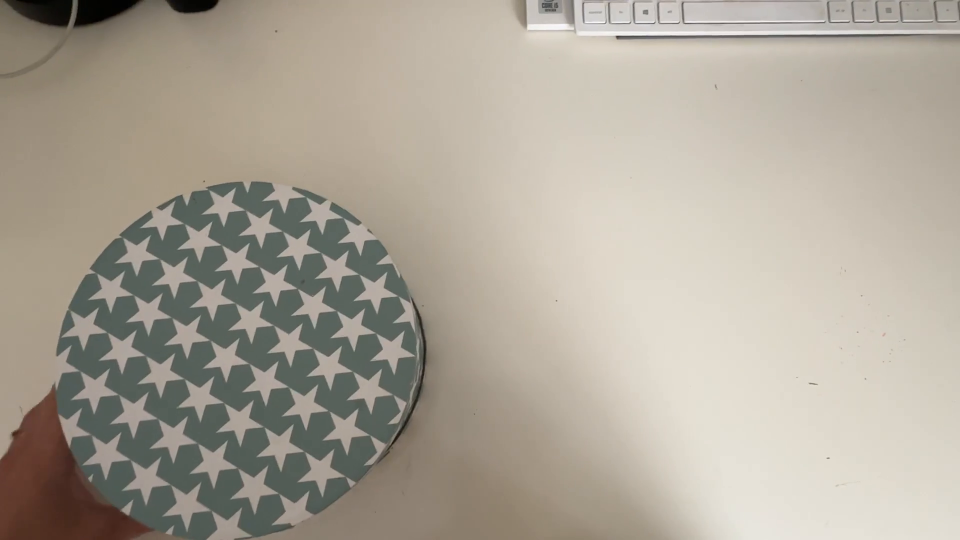
#> input picture frame 22 of data/input_videos/real_fast1.mp4, 1920 x 1080 px, given in place of slow_traffic_small.mp4, which was not available (shown at 1/2 size)
$ jupyter execute P4.ipynb   (text cells are left out)
#> lines starting #> are read from the running program, lines starting #| are printed output that depends on the picture; pictures that were not available may be replaced by others from this repository, and a replacement may not be noted
[cell 1]
import cv2
import numpy as np
import matplotlib.pyplot as plt

# Cargar el vídeo
video_path = "slow_traffic_small.mp4"  # cambia por tu fichero
cap = cv2.VideoCapture(video_path)

# Leer dos frames consecutivos
ret1, frame1 = cap.read()
#> frame1 is the input picture: shape (1080, 1920, 3); mean B, G, R 152, 164.6, 171.8
ret2, frame2 = cap.read()
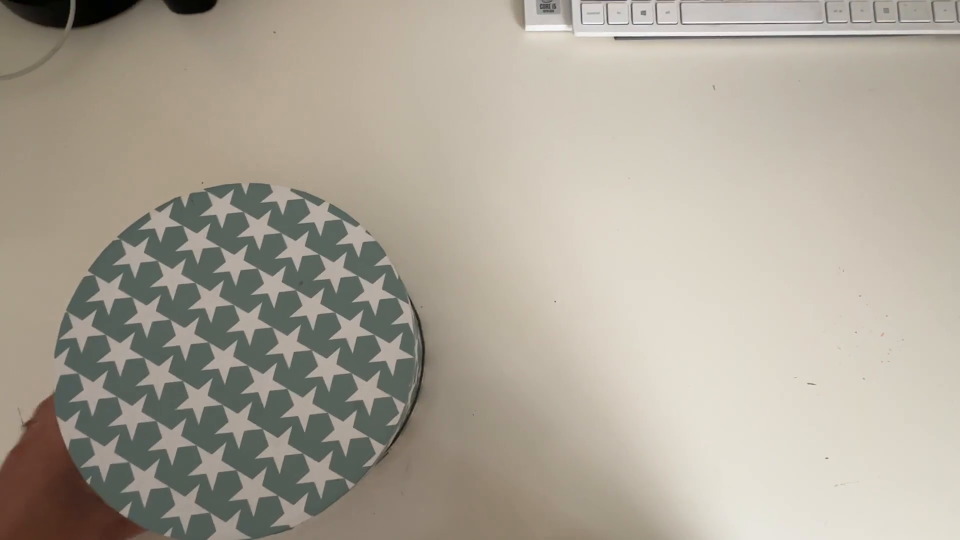
#> input picture frame 23 of data/input_videos/real_fast1.mp4, 1920 x 1080 px, given in place of slow_traffic_small.mp4, which was not available (shown at 1/2 size)
#> frame2 is the input picture: shape (1080, 1920, 3); mean B, G, R 151.8, 164.8, 171.7

if not ret1 or not ret2:
    print("Error al leer el vídeo")
else:
    # Convertir a escala de grises
    gray1 = cv2.cvtColor(frame1, cv2.COLOR_BGR2GRAY)
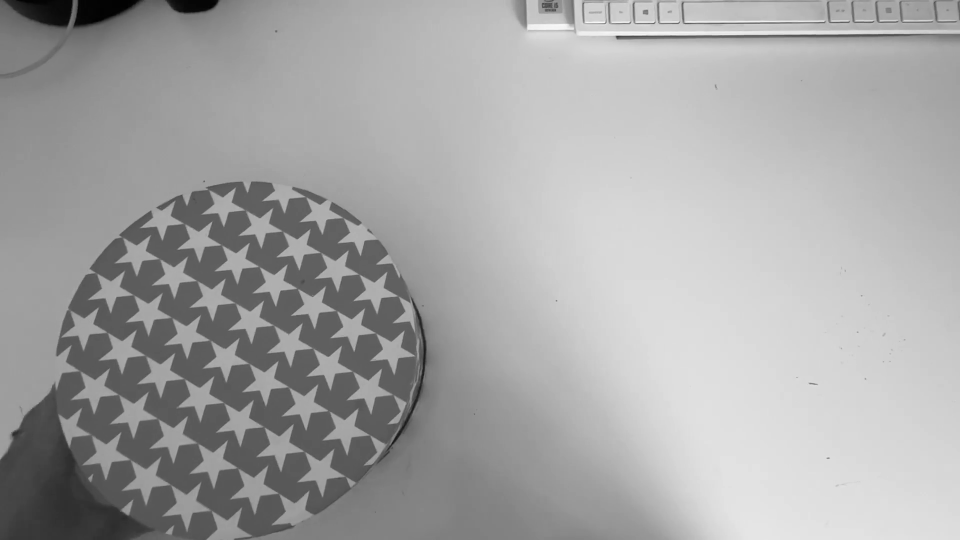
#> gray1: shape (1080, 1920) (shown at 1/2 size); min 1, max 255, mean 165.2
    gray2 = cv2.cvtColor(frame2, cv2.COLOR_BGR2GRAY)
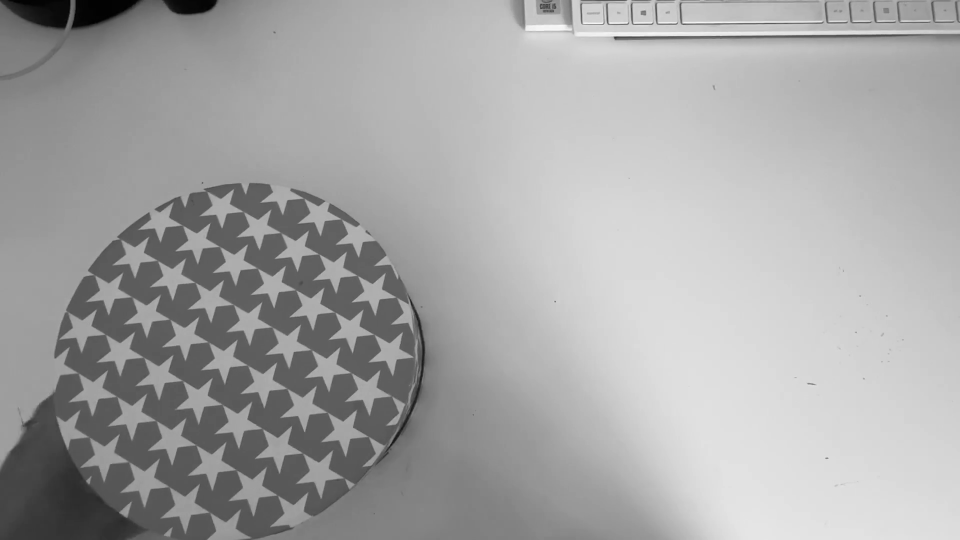
#> gray2: shape (1080, 1920) (shown at 1/2 size); min 0, max 255, mean 165.3

    # Diferencia absoluta
    diff = cv2.subtract(gray1, gray2)
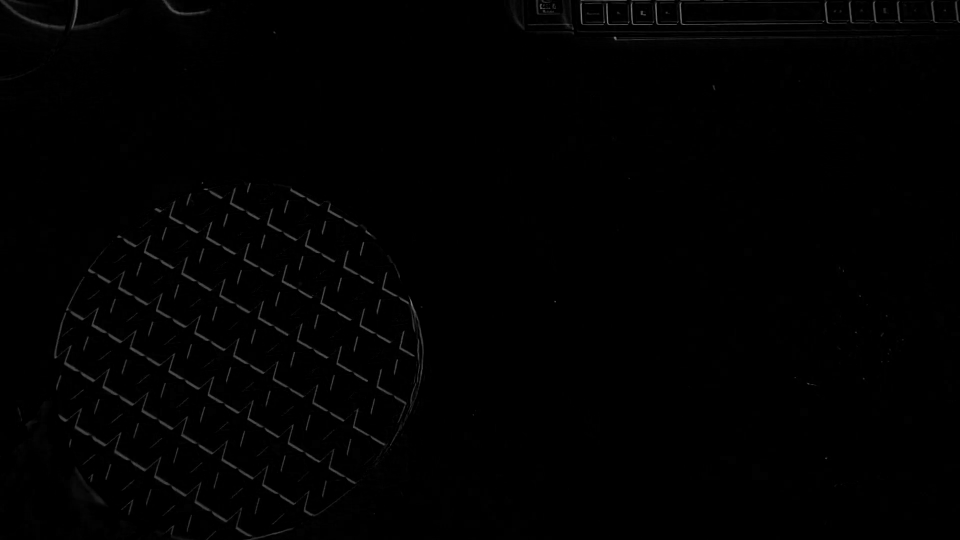
#> diff: shape (1080, 1920) (shown at 1/2 size); min 0, max 149, mean 1.4

    # Mostrar resultados
    plt.figure(figsize=(12,4))

    plt.subplot(1,3,1)
    plt.title("Frame 1")
    plt.imshow(gray1, cmap='gray')
    plt.axis('off')

    plt.subplot(1,3,2)
    plt.title("Frame 2")
    plt.imshow(gray2, cmap='gray')
    plt.axis('off')

    plt.subplot(1,3,3)
    plt.title("Diferencia")
    plt.imshow(diff, cmap='gray')
    plt.axis('off')

    plt.show()

cap.release()

[cell 2]
#TODO

[cell 3]
cap = cv2.VideoCapture(video_path)

# Parámetros para detección de esquinas
feature_params = dict(
    maxCorners=100,
    qualityLevel=0.3,
    minDistance=7,
    blockSize=7
)

# Parámetros de Lucas-Kanade
lk_params = dict(
    winSize=(15,15),
    maxLevel=2,
    criteria=(cv2.TERM_CRITERIA_EPS | cv2.TERM_CRITERIA_COUNT, 10, 0.03)
)

# Leer primer frame
ret, old_frame = cap.read()
old_gray = cv2.cvtColor(old_frame, cv2.COLOR_BGR2GRAY)

# Detectar puntos de interés
p0 = cv2.goodFeaturesToTrack(old_gray, mask=None, **feature_params)
#> p0 = 46 rows, first 8: [1233, 74], [1370, 42], [1210, 45], [1272, 42], [1171, 44], [1321, 42], [1086, 13], [1294, 21]

# Crear máscara para dibujar
mask = np.zeros_like(old_frame)

while True:
    ret, frame = cap.read()
    if not ret:
        break

    frame_gray = cv2.cvtColor(frame, cv2.COLOR_BGR2GRAY)

    # Calcular optical flow
    p1, st, err = cv2.calcOpticalFlowPyrLK(old_gray, frame_gray, p0, None, **lk_params)
#> p1 = 46 rows, first 8: [1229.1, 75.45], [1365.8, 43.33], [1206.1, 46.62], [1268, 43.58], [1167.1, 45.62], [1317.1, 43.4], [1082, 14.82], [1289.7, 22.47]; st = 46 values from 1 to 1; err = 46 values, max 20.43 at index 31, min 0.408 at index 33, mean 3.37

    # Seleccionar buenos puntos
    good_new = p1[st==1]
#> good_new = 46 pairs, first value 177.2 to 1870, second value 5.69 to 915.1
    good_old = p0[st==1]
#> good_old = 46 pairs, first value 181 to 1875, second value 4 to 915

    # Dibujar trayectorias
    for i, (new, old) in enumerate(zip(good_new, good_old)):
        a, b = new.ravel()
        c, d = old.ravel()

        mask = cv2.line(mask, (int(a), int(b)), (int(c), int(d)), (0,255,0), 2)
        frame = cv2.circle(frame, (int(a), int(b)), 5, (0,0,255), -1)
#> this loop made 46 passes
#> (a, b, c, d) on passes 1 to 12: (1229.1, 75.45, 1233, 74), (1365.8, 43.33, 1370, 42), (1206.1, 46.62, 1210, 45), (1268, 43.58, 1272, 42), (1167.1, 45.62, 1171, 44), (1317.1, 43.4, 1321, 42), (1082, 14.82, 1086, 13), (1289.7, 22.47, 1294, 21), (1304.1, 46.45, 1308, 45), (1703.5, 42.9, 1708, 42), (1353, 46.45, 1357, 45), (1219.2, 44.5, 1223, 43)
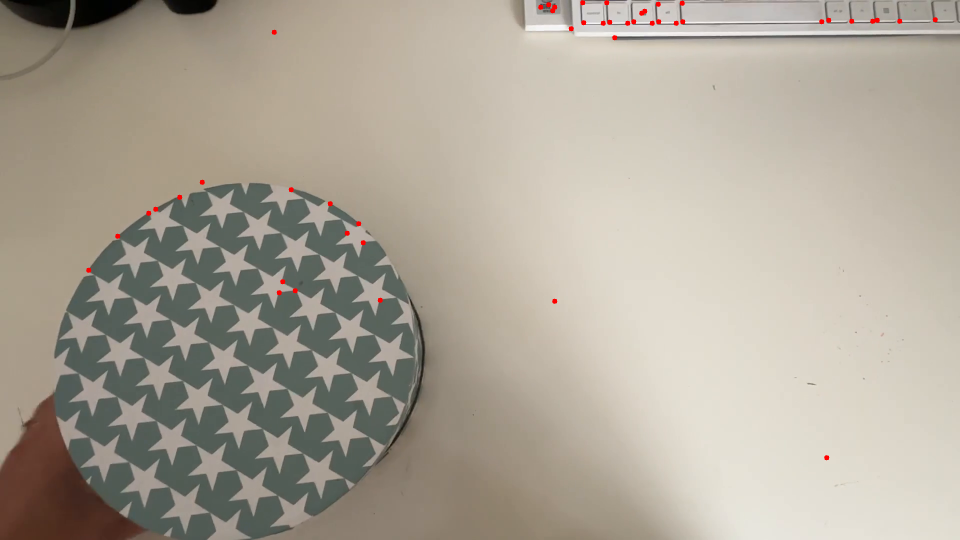
#> frame: shape (1080, 1920, 3) (shown at 1/2 size); mean B, G, R 151.6, 164.5, 171.9
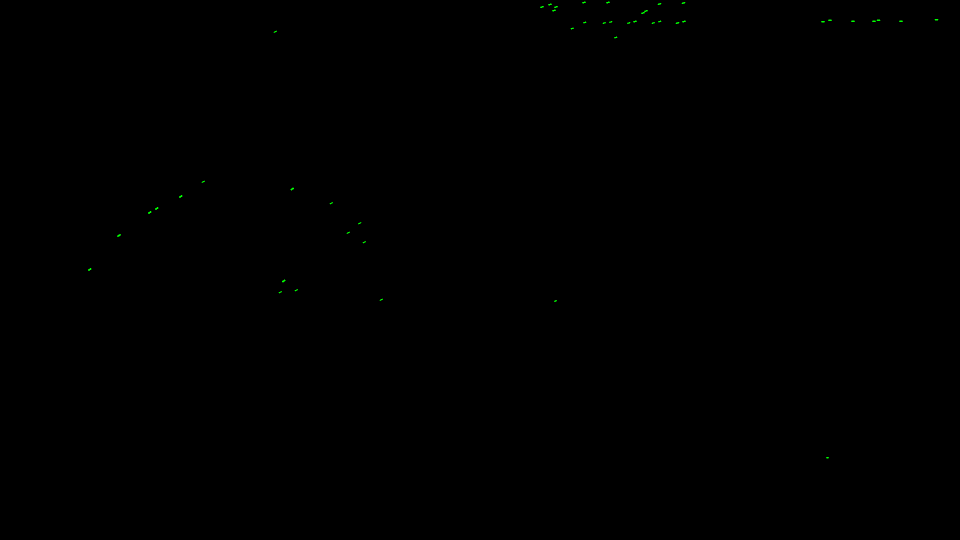
#> mask: shape (1080, 1920, 3) (shown at 1/2 size); mean of channels 0, 1, 2 0, 0.1, 0; drawn as B, G, R

    img = cv2.add(frame, mask)

    cv2.imshow('Optical Flow LK', img)

    if cv2.waitKey(30) & 0xFF == 27:  # ESC para salir
#> (key Esc is pressed here)
        break

    # Actualizar
    old_gray = frame_gray.copy()
    p0 = good_new.reshape(-1,1,2)

cap.release()
cv2.destroyAllWindows()
